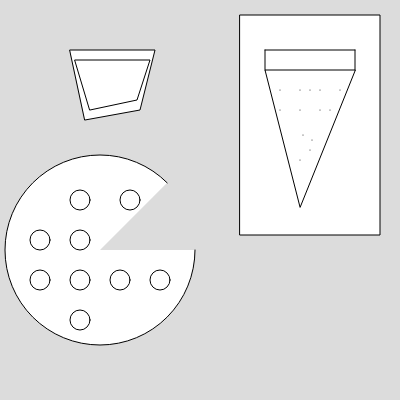
Frame 1 (no input)
Frame 60 (no input): identical to frame 1, image omitted
Frame 120 (the mouse pressed at the canvas centre since frame 60): identical to frame 1, image omitted

The p5.js sketch that drew this single still picture (run headless with seeded random() and noise() and a simulated clock; from frame 60 on, the mouse is pressed at the canvas centre):

// p5.js sketch
// ── sketch.js
function setup()
{
    createCanvas( 400, 400 );
}

function draw()
{
    background( 220 );

    // Napkin
    quad( 70, 50, 155, 50, 140, 110, 85, 120 )
    quad( 75, 60, 150, 60, 137, 100, 90, 110 )

    // Pizza Plate
    rectMode( RADIUS )
    rect( 310, 125, 70, 110 );

    //Pizza
    triangle( 300, 207, 265, 70, 355, 70 );
    // Crust
    line( 265, 70, 265, 50 );
    line( 355, 70, 355, 50 );
    line( 265, 50, 355, 50 )

    // Cheesy Points
    point( 310, 90 )
    point( 300, 90 )
    point( 320, 90 )
    point( 280, 90 )
    point( 340, 90 )
    point( 300, 110 )
    point( 320, 110 )
    point( 280, 110 )
    point( 330, 110 )
    point( 310, 150 )
    point( 300, 160 )
    point( 312, 140 )
    point( 303, 135 )

    // Big Pizza
    arc( 100, 250, 190, 190, 0, PI + HALF_PI + QUARTER_PI )

    // Pepperoni
    circle( 130, 200, 20 );
    circle( 80, 200, 20 );
    circle( 80, 240, 20 );
    circle( 40, 240, 20 );
    circle( 40, 280, 20 );
    circle( 80, 280, 20 );
    circle( 120, 280, 20 );
    circle( 160, 280, 20 );
    circle( 80, 320, 20 );

}
